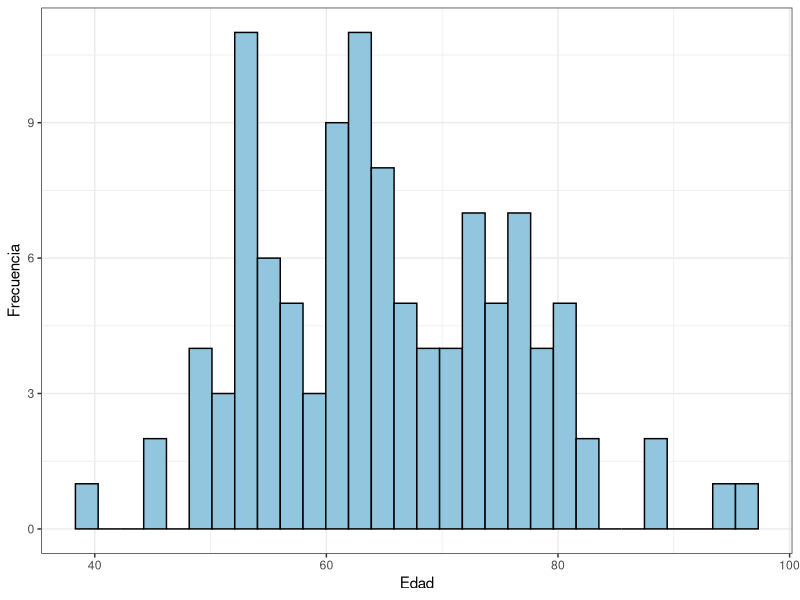
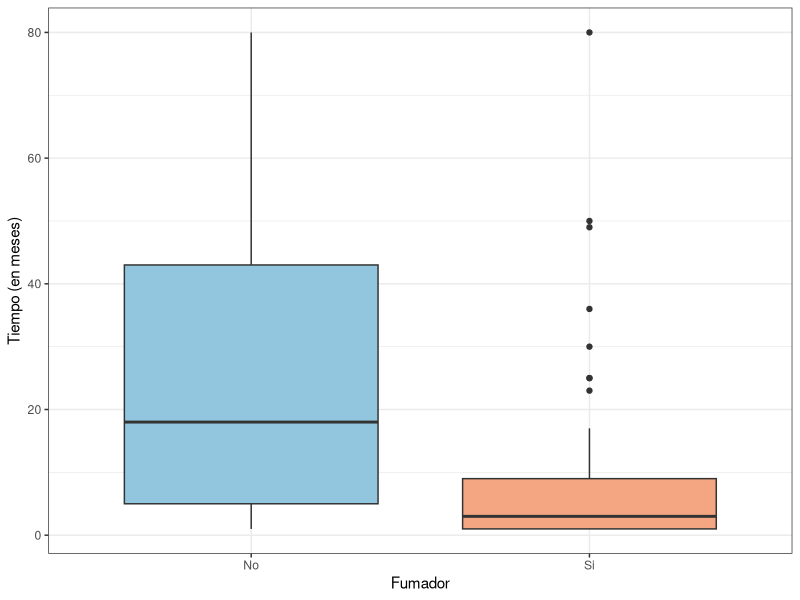
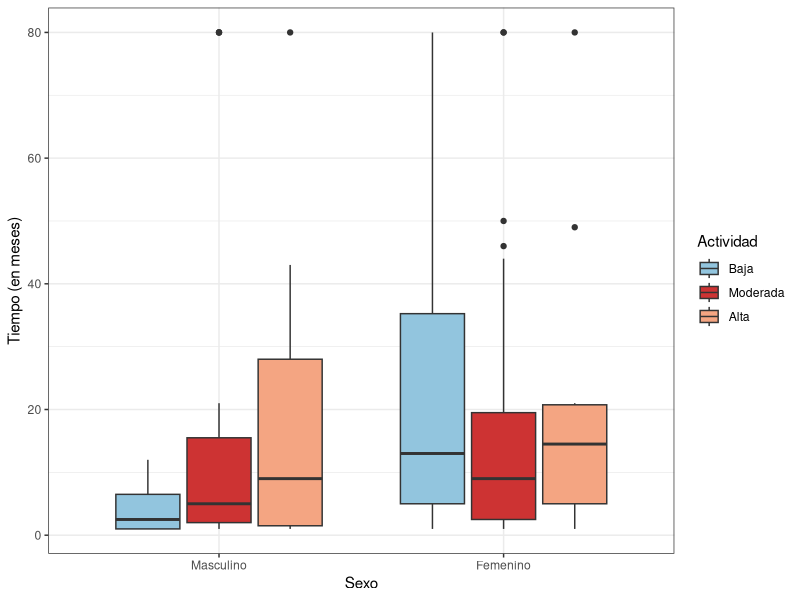
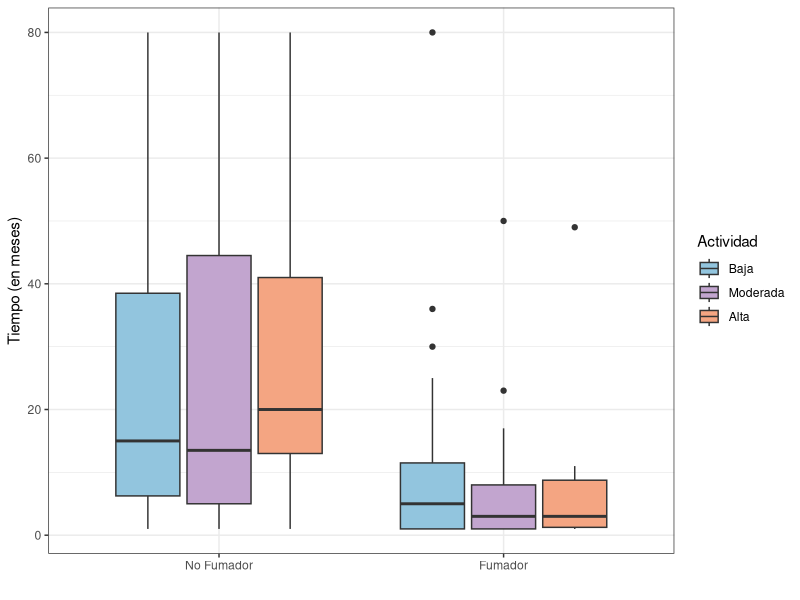
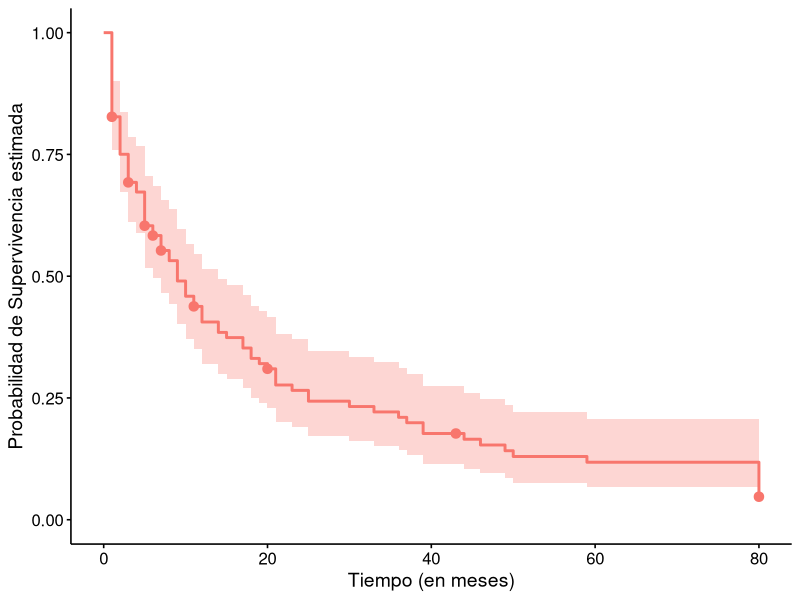
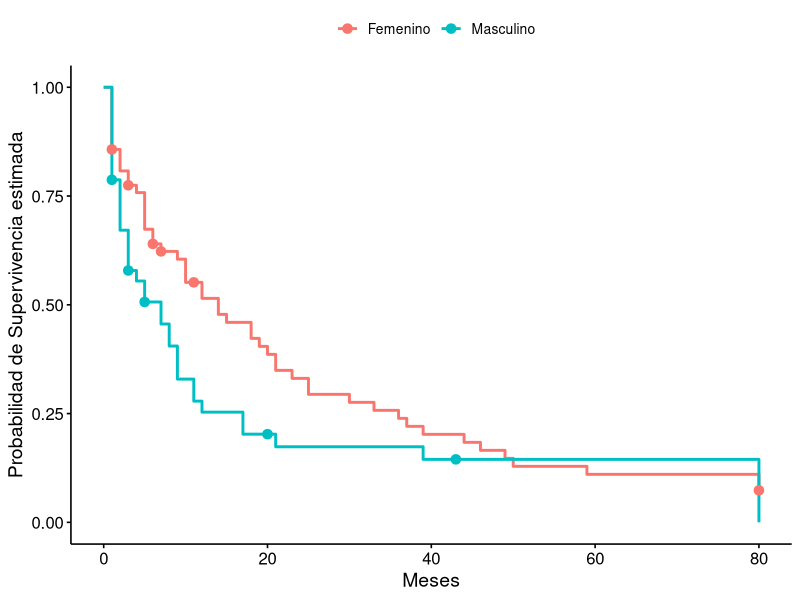
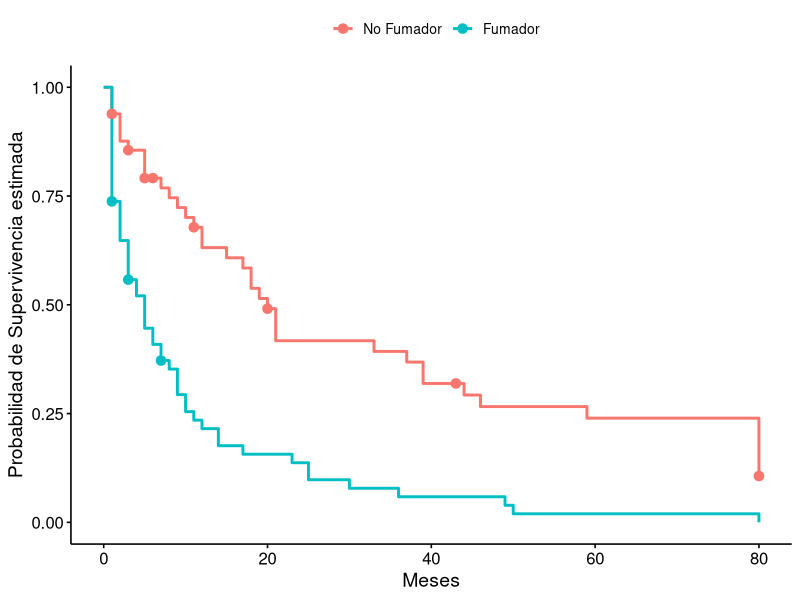
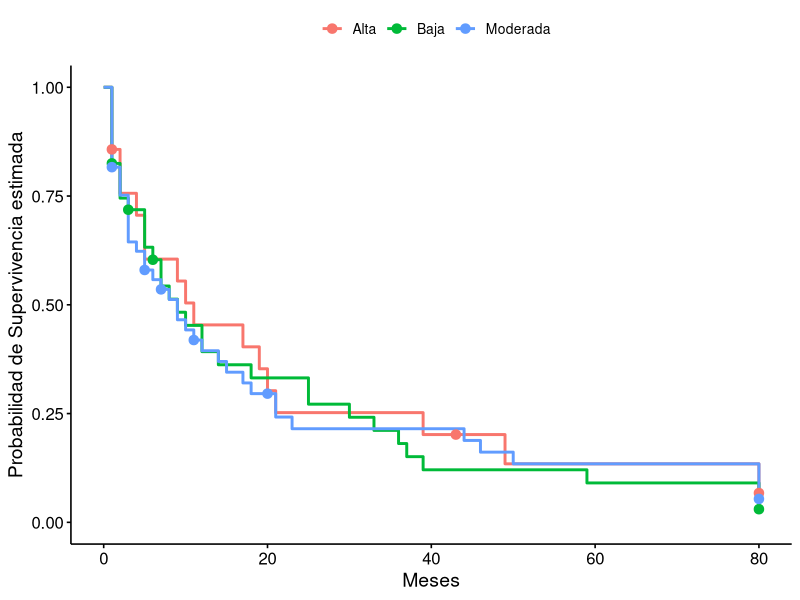

Reproduce these figures in R, in order.
## ---- chunk 1
# TO DO: (alt + 127)
# ⌂ Introducción
# ⌂ Referenciar tablas
# ⌂ Centrar captions (de tablas y figuras)
# ⌂ Mejorar captions
# !(⌂) VER SI HAY QUE PONER TITULOS O NO EN LOS GRAFICOS
# !(⌂) Terminar de armar modelos y elegir uno
# !(⌂) RH, IC, etc
# !(⌂) Conclusiones



# YA ESTÁ HECHO (ignorar)
# PARA VER DE CATEGORIZAR COMORBILIDADES:
# Otro Estudio solo el 6% de los pacientes con enfermedad pulmonar obstructiva crónica no tenía otra afección médica crónica, con un promedio de 3.7 comorbilidades en pacientes con EPOC frente a 1.8 en controles sanos.
# 
# Otro estudio informó que más del 50% de una cohorte de 1522 pacientes con EPOC tenían 1 o 2 comorbilidades, el 15.8% tenía 3 o 4 comorbilidades y el 6.8% tenía 5 o más.
# FUENTE: https://scielo.isciii.es/scielo.php?script=sci_arttext&pid=S2529-850X2020001000010#B16

# Siento que dice cosas muy variadas VER QUE USAR
## ---- chunk 2
knitr::opts_chunk$set(
  warning = FALSE,
  message = FALSE, 
  echo = F,
  fig.pos = 'H',
  fig.align = "center"
)

options(scipen = 999)
## ---- chunk 3
# install.packages("bookdown")
library(readr)
library(tibble)
library(tidyverse)
library(dplyr)
library(knitr)
library(kableExtra)
library(RColorBrewer) # Paletas
library(survival)  # Manejo datos de supervivencia 
library(survminer) # Crear gráficos con la función ggsurvplot()
library(survMisc)  # Para realizar el test de tendencia
library(ggpubr)    # Manejo de gráficos con ggplot (o ggsurvplot)

# Para que las tablas, etc esté en español
# tinytex::tlmgr_install("babel-spanish")


## ---- chunk 4
# Somos el grupo 7 así que nos corresponde el dataset 7:

datos <- read_csv("conjunto_grupo_7.csv")
summary(datos)

## ---- chunk 5
# Para ver paletas de colores: (Me gustó la RdBu, pero decime voooos)
# display.brewer.all()

# Para ver cuántos colores tiene la paleta:
# brewer.pal.info["RdBu", "maxcolors"]

#  brewer.pal.info["PRGn", "maxcolors"]

# Para que los muestre:

# display.brewer.pal(n = 11, "RdBu")
# prgn <- brewer.pal(n = 11, name = "PRGn")
# barplot(rep(1, 11), col = prgn, names.arg = prgn, las = 2)


# Para los nombres de los colores:
# brewer.pal(n = 11, name = "RdBu")

# Para ver qué color es cuál:
 # colores <- brewer.pal(11, "RdBu")
 # barplot(rep(1, 11), col = colores, names.arg = colores, las = 2)


# VER de ponerles nombres
# colores <- brewer.pal(11, "RdBu")
# names(colores) <- c("RojoOscuro", "Rojo", "Rosa", "Salmón", "Beige",
#                     "Gris", "Celeste", "AzulClaro", "Azul", "AzulOscuro", "AzulMuyOscuro")


## ---- chunk 6

# Histograma:
ggplot(datos, aes(x = edad)) +
  geom_histogram(fill = "#92C5DE", color = "black") +
  theme_bw()+
  labs(y = "Frecuencia", x = "Edad")
## ---- chunk 7

datos %>% 
  group_by(sexo) %>% 
  # Para que ponga las primeras letras en mayúscula:
mutate(sexo = str_to_title(as.character(sexo))) %>% 
  summarise(n = n(),
            media = mean(tiempo),
            mediana = median(tiempo),
            sd = sd(tiempo)) %>% 
    mutate(
    across(where(is.numeric), # Para que sólo use 2 decimales
           ~round(.x, 2))) %>%
  kable(
    caption = "Medidas descriptivas de los pacientes de acuerdo a su sexo biológico",
    col.names = c("Sexo", "n", "Media", "Mediana", "Desvio estandar"),
    escape = F) %>%
  kable_styling(latex_options = "hold_position",
                bootstrap_options = c("striped", "hover", "condensed")) %>%
  column_spec(2, width = "3cm")


## ---- chunk 8

# Boxplot fumadores:
datos %>% 
  group_by(fumador) %>% 
  ggplot(aes(x = fumador, y = tiempo, fill = fumador)) + 
  geom_boxplot() +
  scale_fill_manual(values = c("#92C5DE", "#F4A582"))+
  labs (x = "Fumador", y = "Tiempo (en meses)") +
  scale_x_discrete(label = c("No", "Si")) +
  theme_bw() +
  theme(legend.position = "none") 

## ---- chunk 9

datos %>% 
  # str_to_title: Para que use los niveles de actividad con mayúscula la primera letra
  # factor(...., levels): para que las ordene
  mutate(
    actividad = str_to_title(as.character(actividad)), 
        actividad = factor(actividad,
                       levels = c("Alta", "Moderada", "Baja"))) %>% 
  group_by(actividad) %>% 
  summarise(
    n = n(),
    media = mean(tiempo),
    mediana = median(tiempo),
    sd = sd(tiempo)
  ) %>%
  mutate(
    across(where(is.numeric), # Para que sólo use 2 decimales
           ~round(.x, 2))) %>%
  kable(
    caption = "Medidas descriptivas de los pacientes de acuerdo a su nivel de actividad fisica",
    col.names = c("Actividad", "n", "Media", "Mediana", "Desvio estandar"),
    escape = F,
    label = "Tabla 2") %>%
  kable_styling(latex_options = "hold_position",bootstrap_options = c("striped", "hover", "condensed")) %>%
  column_spec(2, width = "3cm")
# responsive para que si usamos htlm se ajuste bien creo
# hold position para que no pase a otra hoja creo

## ---- chunk 10
# Comorbilidad:
# ggplot(datos, aes(x = tiempo, y = comorbilidades)) +
#   geom_count(aes(alpha = after_stat(n)), shape = 16, size = 3) +
#   scale_alpha(range = c(0.3, 1)) +
#   theme_bw()
## ---- chunk 11

datos <- datos %>% 
  mutate(comorbilidades = case_when(
    comorbilidades <= 2 ~ "pocas",
    (comorbilidades == 3 | comorbilidades == 4) ~ "moderadas",
    T ~ "muchas")) %>% 
   mutate(
    comorbilidades = str_to_title(as.character(comorbilidades)),
    comorbilidades = factor(comorbilidades,
                  levels = c("Pocas", "Moderadas", "Muchas"))) 
## ---- chunk 12
datos %>% 
  mutate(comorbilidades = factor(comorbilidades)) %>% 
  group_by(comorbilidades) %>% 
  summarise(
    n = n(),
    media = mean(tiempo),
    mediana = median(tiempo),
    sd = sd(tiempo)
  ) %>%
  mutate(
    across(where(is.numeric),
           ~round(.x, 2))) %>%
kable(
  caption = "Medidas descriptivas de los pacientes de acuerdo a la cantidad de comorbilidades que presentaron",
  col.names = c("Comorbilidades", "n", "Media", "Mediana", "Desvío estándar"),
  escape = FALSE
) %>% 
  kable_styling(latex_options = c("responsive", "hold_position"),
                bootstrap_options = c("striped", "hover", "condensed")) %>%
  column_spec(2, width = "3cm")


# Sólo hay una persona que presentó 7 comorbilidades así que no se puede calcular el desvío 

## ---- chunk 13

# Intento de boxplot sexo y actividad física
datos %>% 
  mutate(
    sexo = str_to_title(as.character(sexo)),
    sexo = factor(sexo,
                  levels = c("Masculino", "Femenino")),
        actividad = str_to_title(as.character(actividad)),
    actividad = factor(actividad,
         levels = c("Baja", "Moderada", "Alta"))) %>% 
  group_by(sexo, actividad) %>%
  ggplot(aes(x = sexo, y = tiempo, fill = actividad))+
  geom_boxplot()+
  scale_fill_manual(values = c("#92C5DE", "brown3","#F4A582"))  +
  labs(x = "Sexo",
       y = "Tiempo (en meses)",
       fill = "Actividad") +
  theme_bw() 

# le cambie el color porque la verdad no los diferenciaba, pero despues ponele el color que tenia
## ---- chunk 14

# Intento de actividad física y fumadores
datos %>% 
  mutate(
        actividad = str_to_title(as.character(actividad)),
    actividad = factor(actividad,
         levels = c("Baja", "Moderada", "Alta"))) %>% 
  group_by(fumador, actividad) %>%
  ggplot(aes(x = fumador, y = tiempo, fill = actividad))+
  geom_boxplot()+
  scale_fill_manual(values = c("#92C5DE", "#C2A5CF","#F4A582"))  +
  labs(x = "",
       y = "Tiempo (en meses)",
       fill = "Actividad") +
  scale_x_discrete(label = c("No Fumador", "Fumador")) +
  theme_bw() 

## ---- chunk 15
# Modelo para graficar
mod_0 <- survfit(Surv(tiempo, complicacion) ~ 1,
                 data = datos)
summary(mod_0)

# Modelo para hacer el test:
modc_0 <- coxph(Surv(tiempo, complicacion) ~ 1,
               ties = "breslow", data = datos)

## ---- chunk 16

ggsurvplot(fit = mod_0, data = datos,
           censor.shape = 20,
           xlab = "Tiempo (en meses)",
           ylab = "Probabilidad de Supervivencia estimada",
           legend = "none",
           legend.title = "Gr")

## ---- chunk 17
# Para graficar:
# Calcula la función de supervivencia
mod_1 <- survfit(Surv(tiempo, complicacion) ~ edad,
                 data = datos)
summary(mod_1)

## ---- chunk 18
# No está bueno, capaz podríamos categorizar para poder graficarlo VER nidea qué se hace para continuas 
# ggsurvplot(fit = mod_1, data = datos,
#            censor.shape = 20,
#            xlab = "Tiempo (en meses)",
#            ylab = "Probabilidad de Supervivencia estimada",
#            legend = "none",
#            legend.title = "")

## ---- chunk 19

# Haciendo el modelo de cox para edad:
modc_1 <- coxph(Surv(tiempo, complicacion) ~ edad, 
               ties = "breslow", data = datos)
summary(modc_1)
# Como los pvalue son muy chicos, RH0


# Test de verosimilitud:
# -2*log(reducido) - log(completo)
test_m1 <- -2*(modc_0$loglik - modc_1$loglik[2])

pchisq(test_m1, df=1, lower.tail = FALSE)

## ---- chunk 20
# Supervivencia para graficar
mod_2 <- survfit(Surv(tiempo, complicacion) ~ sexo,
                 data = datos)
summary(mod_2)
## ---- chunk 21

ggsurvplot(fit = mod_2, data = datos,
           censor.shape = 20,
           xlab = "Meses",
           ylab = "Probabilidad de Supervivencia estimada",
           legend.labs = c("Femenino", "Masculino"),
           legend.title = "")

## ---- chunk 22

# Haciendo el modelo de cox para sexo:
modc_2 <- coxph(Surv(tiempo, complicacion) ~ sexo, 
               ties = "breslow", data = datos)
summary(modc_2)


# Test de verosimilitud:
# -2*log(reducido) - log(completo)
-2*(modc_0$loglik[1] - modc_2$loglik[2])

pchisq(test_m1, df=1, lower.tail = FALSE)

## ---- chunk 23
# Modelo para graficar
mod_3 <- survfit(Surv(tiempo, complicacion) ~ fumador,
                 data = datos)
summary(mod_3)
## ---- chunk 24

ggsurvplot(fit = mod_3, data = datos,
           censor.shape = 20,
           xlab = "Meses",
           ylab = "Probabilidad de Supervivencia estimada",
           legend.labs = c("No Fumador", "Fumador"),
           legend.title = "")

## ---- chunk 25

# Haciendo el modelo de cox para sexo:
modc_3 <- coxph(Surv(tiempo, complicacion) ~ fumador, 
               ties = "breslow", data = datos)
summary(modc_3)


# Test de verosimilitud:
# -2*log(reducido) - log(completo)
-2*(modc_3$loglik[1] - modc_3$loglik[2])


## ---- chunk 26
# Modelo para graficar
mod_4 <- survfit(Surv(tiempo, complicacion) ~ actividad,
                 data = datos)
summary(mod_4)
## ---- chunk 27

# ORDENAR ALTA MODERADA BAJA O BAJA MODERADA ALTA
ggsurvplot(fit = mod_4, data = datos,
           censor.shape = 20,
           xlab = "Meses",
           ylab = "Probabilidad de Supervivencia estimada",
           legend.labs = c("Alta", "Baja", "Moderada"),
           legend.title = "")

## ---- chunk 28

# Haciendo el modelo de cox para sexo:
modc_4 <- coxph(Surv(tiempo, complicacion) ~ actividad, 
               ties = "breslow", data = datos)
summary(modc_4)


# Test de verosimilitud:
# -2*log(reducido) - log(completo)
-2*(modc_4$loglik[1] - modc_4$loglik[2])
## ---- chunk 29
# Modelo para graficar
# NO ME ACUERDO COMO CATEGORIZABA R VER QUE LO ESTEMOS PONIENDO IGUAL
mod_5 <- survfit(Surv(tiempo, complicacion) ~ comorbilidades,
                 data = datos)
summary(mod_5)

modc_5 <- coxph(Surv(tiempo, complicacion) ~ comorbilidades,
                data = datos, ties = "breslow")
summary(modc_5)

## ---- chunk 30

ggsurvplot(fit = mod_5, data = datos,
           censor.shape = 20,
           xlab = "Meses",
           ylab = "Probabilidad de Supervivencia estimada",
           legend.labs = levels(datos$comorbilidades),
           legend.title = "Comorbilidades")



## ---- chunk 31
 # VER SI PONER O NO, MEDIO QUE YA ESTA HECHO ARRIBA
modc_6 <- coxph(Surv(tiempo, complicacion) ~ edad + fumador, 
               ties = "breslow", data = datos)
summary(modc_6)

## ---- chunk 32
# Modelo reducido (edad) vs modelo completo(edad y fumadores)
-2*(modc_1$loglik[2] - modc_6$loglik[2])
## ---- chunk 33
# Modelo reducido (fumadores) vs modelo completo(edad y fumadores)
-2*(modc_3$loglik[2] - modc_6$loglik[2])
## ---- chunk 34
# Haciendo el modelo de cox para edad, fumador y sexo:
modc_7 <- coxph(Surv(tiempo, complicacion) ~ edad + fumador + sexo, 
               ties = "breslow", data = datos)
summary(modc_7)

-2 * (modc_6$loglik[2] - modc_7$loglik[2])

## ---- chunk 35

# Haciendo el modelo de cox para sexo:
modc_8 <- coxph(Surv(tiempo, complicacion) ~ edad + fumador + actividad, 
               ties = "breslow", data = datos)
summary(modc_8)


# Test de verosimilitud:
# -2*log(reducido) - log(completo)
-2*(modc_6$loglik[2] - modc_8$loglik[2])
## ---- chunk 36

# Haciendo el modelo de cox para sexo:
modc_9 <- coxph(Surv(tiempo, complicacion) ~ edad + fumador + comorbilidades, 
               ties = "breslow", data = datos)
summary(modc_9)


# Test de verosimilitud:
# -2*log(reducido) - log(completo)
-2*(modc_6$loglik[2] - modc_9$loglik[2])
